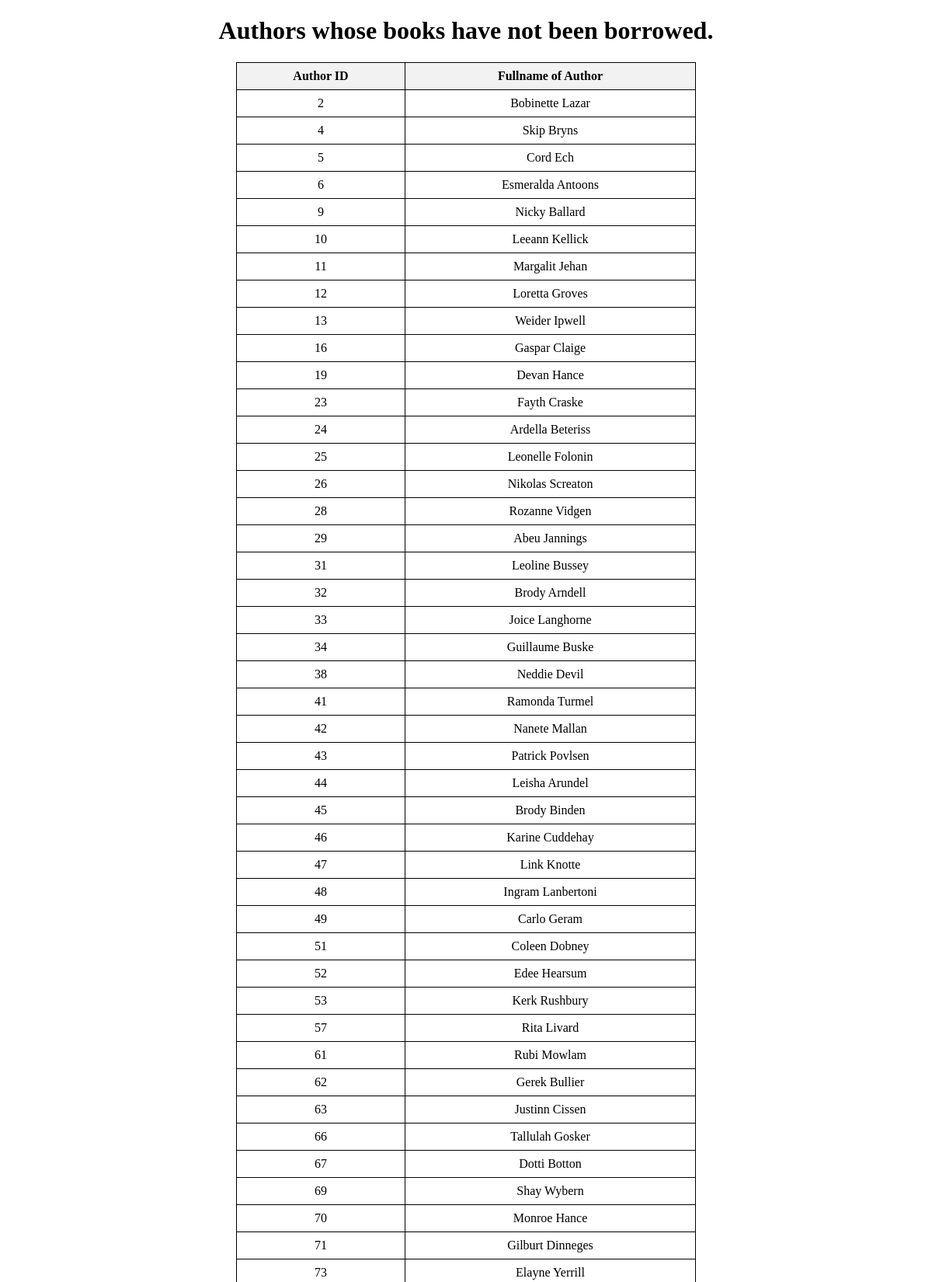
Page /website/3.1.4.php (upper part) on the committed database.
### tables this page shows
CREATE TABLE IF NOT EXISTS Author (
Author_ID INT UNSIGNED NOT NULL AUTO_INCREMENT,
author_fullname VARCHAR(50) NOT NULL,
 PRIMARY KEY (Author_ID) 
);

### website/3.1.4.php (the view, shortened to what this page needs)
<?php
include("connect.php");
$query = "SELECT A.author_fullname, A.Author_ID
FROM Author A
WHERE A.Author_ID NOT IN (
    SELECT BA.Author_ID
    FROM Loan L
    JOIN Book_Author BA ON L.Book_ID = BA.Book_ID)";
$result = mysqli_query($conn, $query);
?>
<!DOCTYPE html>
<html lang="en">
<head>
</head>
<body>
<h1>Authors whose books have not been borrowed. </h1>    <?php
    if (mysqli_num_rows($result) > 0) {
        echo "<table>";
        echo "<tr>
                <th>Author ID</th>
                <th>Fullname of Author</th
              </tr>";
        while ($row = mysqli_fetch_assoc($result)) {
            echo "<tr>";
            echo "<td>" . $row['Author_ID'] . "</td>";
            echo "<td>" . $row['author_fullname'] . "</td>";
            echo "</tr>";
        }
        echo "</table>";
    } else {
        echo "No results found.";
    }
    ?>
</body>
</html>

### website/3.1.4.php (style rules this page uses)
table { border-collapse: collapse; margin: 0 auto; width: 50%; }
h1 { text-align: center; }
th, td { border: 1px solid black; padding: 8px; text-align: center; }
th { background-color: #f2f2f2; }

### rows in the picture
author: Author_ID "2", author_fullname "Bobinette Lazar"
author: Author_ID "4", author_fullname "Skip Bryns"
author: Author_ID "5", author_fullname "Cord Ech"
author: Author_ID "6", author_fullname "Esmeralda Antoons"
author: Author_ID "9", author_fullname "Nicky Ballard"
author: Author_ID "10", author_fullname "Leeann Kellick"
author: Author_ID "11", author_fullname "Margalit Jehan"
author: Author_ID "12", author_fullname "Loretta Groves"
author: Author_ID "13", author_fullname "Weider Ipwell"
author: Author_ID "16", author_fullname "Gaspar Claige"
author: Author_ID "19", author_fullname "Devan Hance"
author: Author_ID "23", author_fullname "Fayth Craske"
author: Author_ID "24", author_fullname "Ardella Beteriss"
author: Author_ID "25", author_fullname "Leonelle Folonin"
author: Author_ID "26", author_fullname "Nikolas Screaton"
author: Author_ID "28", author_fullname "Rozanne Vidgen"
author: Author_ID "29", author_fullname "Abeu Jannings"
author: Author_ID "31", author_fullname "Leoline Bussey"
author: Author_ID "32", author_fullname "Brody Arndell"
author: Author_ID "33", author_fullname "Joice Langhorne"
author: Author_ID "34", author_fullname "Guillaume Buske"
author: Author_ID "38", author_fullname "Neddie Devil"
author: Author_ID "41", author_fullname "Ramonda Turmel"
author: Author_ID "42", author_fullname "Nanete Mallan"
author: Author_ID "43", author_fullname "Patrick Povlsen"
author: Author_ID "44", author_fullname "Leisha Arundel"
author: Author_ID "45", author_fullname "Brody Binden"
author: Author_ID "46", author_fullname "Karine Cuddehay"
author: Author_ID "47", author_fullname "Link Knotte"
author: Author_ID "48", author_fullname "Ingram Lanbertoni"
author: Author_ID "49", author_fullname "Carlo Geram"
author: Author_ID "51", author_fullname "Coleen Dobney"
author: Author_ID "52", author_fullname "Edee Hearsum"
author: Author_ID "53", author_fullname "Kerk Rushbury"
author: Author_ID "57", author_fullname "Rita Livard"
author: Author_ID "61", author_fullname "Rubi Mowlam"
author: Author_ID "62", author_fullname "Gerek Bullier"
author: Author_ID "63", author_fullname "Justinn Cissen"
author: Author_ID "66", author_fullname "Tallulah Gosker"
author: Author_ID "67", author_fullname "Dotti Botton"
author: Author_ID "69", author_fullname "Shay Wybern"
author: Author_ID "70", author_fullname "Monroe Hance"
author: Author_ID "71", author_fullname "Gilburt Dinneges"
author: Author_ID "73", author_fullname "Elayne Yerrill"
